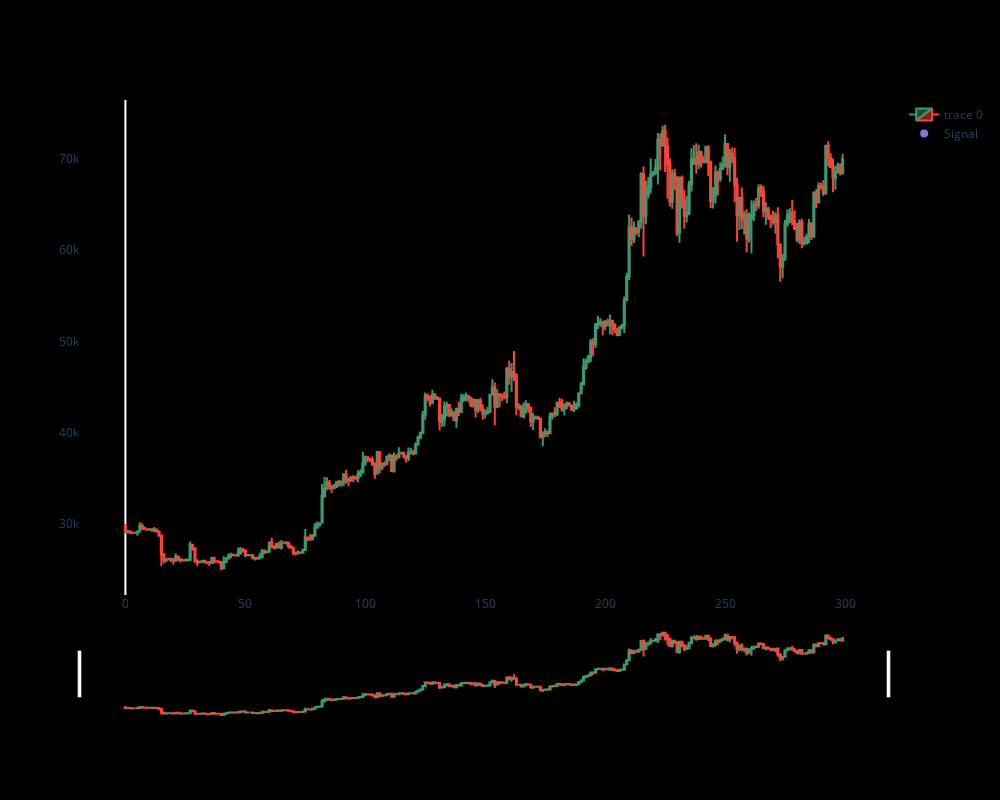

Notebook source saved alongside this figure:
### Code cell
data['pointpos'] = data.apply(lambda row: pointpos(row,"signal"), axis=1)
plot_with_signal(data[:])

### Figure 1 — Plotly figure (JSON) as saved in the notebook; plotly's stock layout.template omitted (floating-point values rounded to 4 significant figures; data arrays with more than 128 entries replaced by an {"elided": "..."} marker saying what was removed)
{"data": [{"close": {"elided": "300 float values"}, "high": {"elided": "300 float values"}, "low": {"elided": "300 float values"}, "open": {"elided": "300 float values"}, "type": "candlestick", "x": {"elided": "300 int values"}}, {"marker": {"color": "MediumPurple", "size": 8}, "mode": "markers", "name": "Signal", "type": "scatter", "x": {"elided": "300 int values"}, "y": {"elided": "300 null values"}}], "layout": {"autosize": false, "height": 800, "paper_bgcolor": "black", "plot_bgcolor": "black", "width": 1000, "xaxis": {"gridcolor": "black"}, "yaxis": {"gridcolor": "black"}}}
